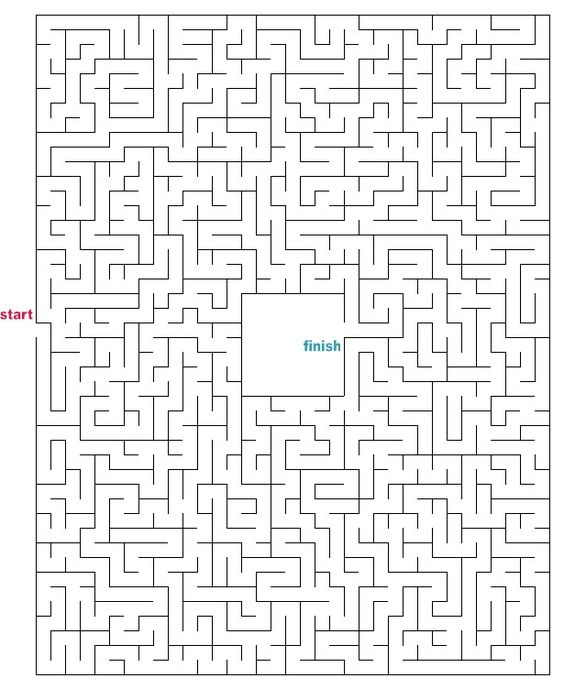
#> input picture maze5.jpg, 564 x 689 px
$ python dijkstra_algorithm.py
#> lines starting #> are read from the running program, lines starting #| are printed output that depends on the picture; after the words box and inside, x2 and y2 are one past the last pixel; in counts of white or black regions, pixels touching at a corner belong together
# -*- coding: utf-8 -*-
"""Dijkstra algorithm.ipynb

Automatically generated by Colaboratory.

"""
import heapq
import cv2
import matplotlib
import matplotlib.pyplot as plt
from Node_Dijkstra import Node_Dijkstra

# import numpy as np
# import heapq as heap

# file = 'maze.png'
file = 'maze5.jpg'

img = cv2.imread(file)  # read an image from a file using
#> img is the input picture: shape (689, 564, 3); mean B, G, R 237.5, 237.5, 237.5
cv2.circle(img, (5, 220), 3, (255, 0, 0), -1)  # add a circle at (5, 220)
#> img: shape (689, 564, 3); 0.01% of pixels changed, all inside (x1, y1, x2, y2) = (2, 217, 9, 224)
cv2.circle(img, (25, 5), 3, (0, 0, 255), -1)  # add a circle at (5,5)
#> img: shape (689, 564, 3); mean B, G, R 237.5, 237.5, 237.5
plt.figure(figsize=(7, 7))
plt.imshow(img)  # show the image
img = cv2.imread(file)
plt.show()

start_point = (330, 40)  # y = 5, x = 25
end_point = (330, 330)  # y = 220, x = 5
# start_point = (5, 25) # y = 5, x = 25
# end_point = (220, 5) # y = 220, x = 5
print(img.shape)
#| (689, 564, 3)

root_2 = 2 ** (1 / 2)
true_false_matrix = (img[:, :, 0]) > 200
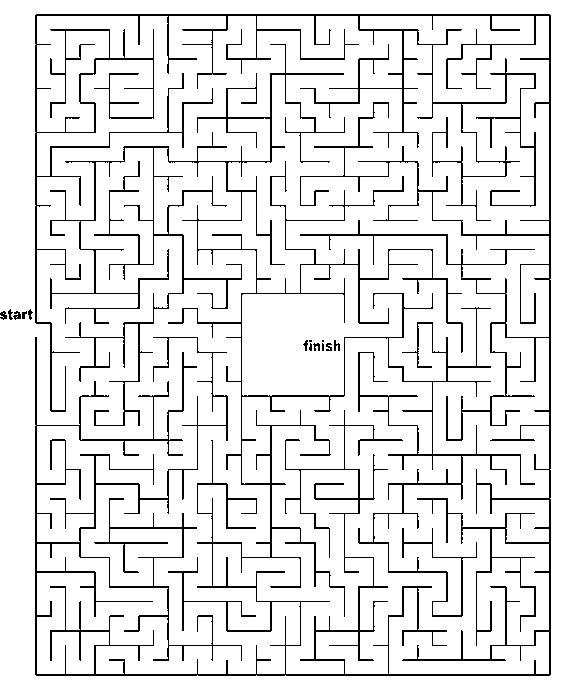
#> true_false_matrix: shape (689, 564) bool; 90.3% white; black in thin lines or dots
height_matrix = len(img)  # the max y 689
#> height_matrix = 689
width_matrix = len(img[0])  # the max x 564
#> width_matrix = 564
# neighbors_matrix = [[[] for i in range(height_matrix)] for j in range(width_matrix)]
parent_matrix = [[[None] for i in range(width_matrix)] for j in range(height_matrix)]
weight_matrix = [[float('inf') for i in range(width_matrix)] for j in range(height_matrix)]
visited_matrix = [[[False] for i in range(width_matrix)] for j in range(height_matrix)]


def dijkstra(img, start_point, end):
    heap = []
    sx, sy = start_point
    ex, ey = end
    heapq.heappush(heap, (0, start_point))
    current = (sx, sy)
    cx, cy = current
    weight_matrix[cx][cy] = 0
    while not visited_matrix[ex][ey][0]:
        cx, cy = current
        for neighbors in find_edge(cx, cy):
            nx, ny = neighbors
            if visited_matrix[nx][ny][0]:
                continue
            new_weight = weight_matrix[cx][cy] + set_weight(cx, cy, nx, ny)
            if new_weight < weight_matrix[nx][ny]:
                weight_matrix[nx][ny] = new_weight
                parent_matrix[nx][ny] = current
                heapq.heappush(heap, (new_weight, neighbors))
        visited_matrix[cx][cy][0] = True
        if len(heap) > 0:
            _, current = heapq.heappop(heap)


def create_path():
    pat = []
    node = end_point
    while node != start_point:
        pat.append(node)
        node = parent_matrix[node[0]][node[1]]
    return pat


def set_weight(source_x, source_y, destination_x, destination_y):
    if source_x == destination_x or source_y == destination_y:
        return 1
    else:
        return root_2


def find_edge(x, y):
    edge = []
    neighbors = [(x, y + 1), (x, y - 1), (x + 1, y), (x + 1, y + 1),
                 (x + 1, y - 1), (x - 1, y), (x - 1, y + 1), (x - 1, y + 1)]
    for point in neighbors:
        if 0 < point[0] < height_matrix and 0 < point[1] < width_matrix:
            # Maybe the length and width should be reversed
            if true_false_matrix[point]:
                edge.append(point)
    return edge


def drawPath(img, path, thickness=1):
    """path is a list of (x,y) tuples"""
    x0, y0 = path[0]
    for vertex in path[1:]:
        x1, y1 = vertex
        cv2.line(img, (y0, x0), (y1, x1), (255, 0, 0), thickness)
        x0, y0 = vertex


dijkstra(img, start_point, end_point)
path = create_path()
drawPath(img, path)
#> after the loop in drawPath, `for vertex in path[1:]:`:
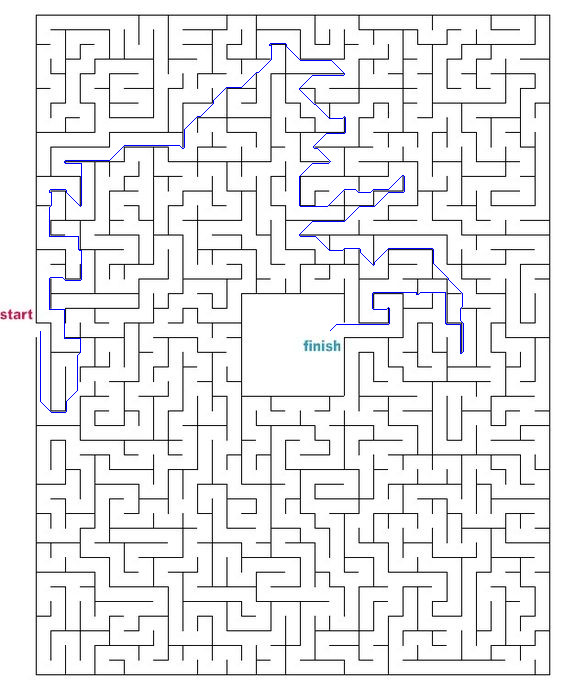
#> img: shape (689, 564, 3); 0.46% of pixels changed, all inside (x1, y1, x2, y2) = (40, 43, 464, 413)
# plt.figure(figsize=(7, 7))
plt.imshow(img)  # show the image on the screen
plt.show()
# print(len(true_false_matrix))
# print(len(img))
print(len(true_false_matrix[0]))
#| 564
# print(len(img[0]))

$ run again, with tree.png saved as maze5.jpg
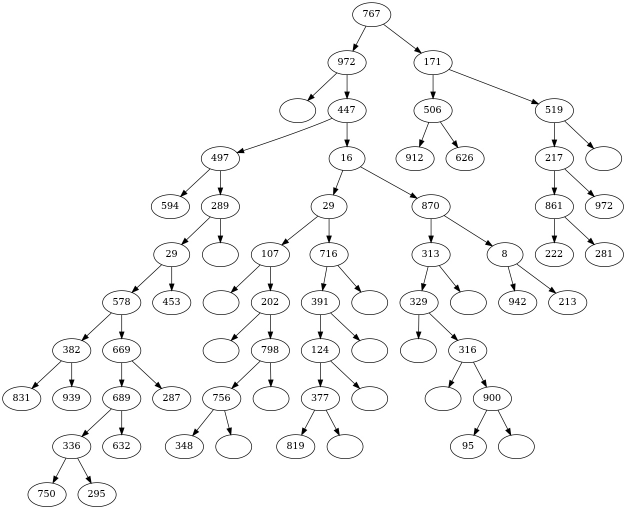
#> input picture tree.png, 1252 x 1019 px (shown at 1/2 size)
#> img is the input picture: shape (1019, 1252, 3); min 0, max 255, mean 248.1
#| (1019, 1252, 3)
#> `true_false_matrix = (img[:, :, 0]) > 200`:
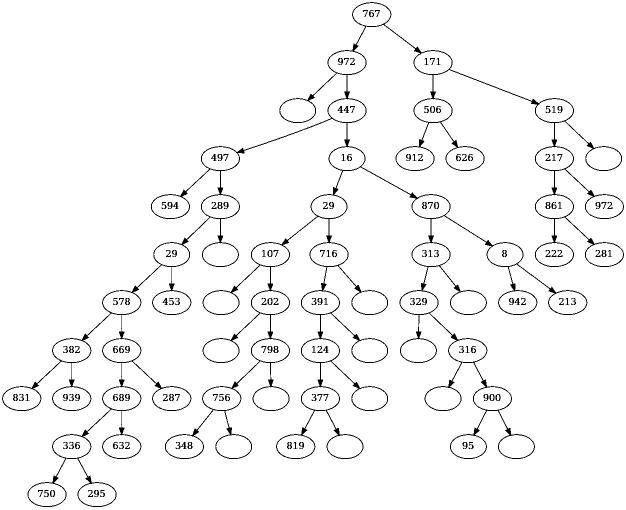
#> true_false_matrix: shape (1019, 1252) bool (shown at 1/2 size); 96.5% white; black in thin lines or dots
#> height_matrix = 1019
#> width_matrix = 1252
#| 1252

$ run again, with tree2.png saved as maze5.jpg
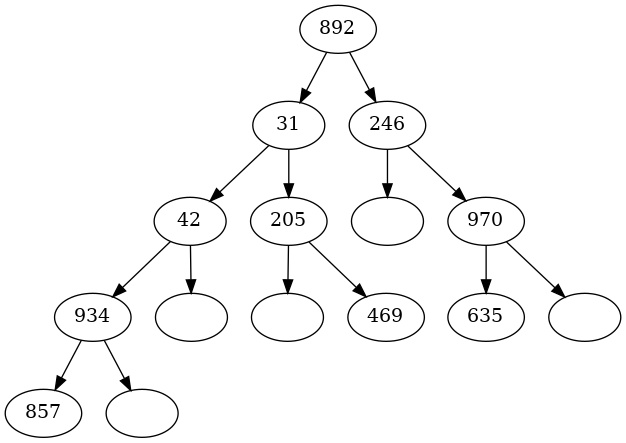
#> input picture tree2.png, 626 x 443 px
#> img is the input picture: shape (443, 626, 3); min 0, max 255, mean 248.1
#| (443, 626, 3)
#> `true_false_matrix = (img[:, :, 0]) > 200`:
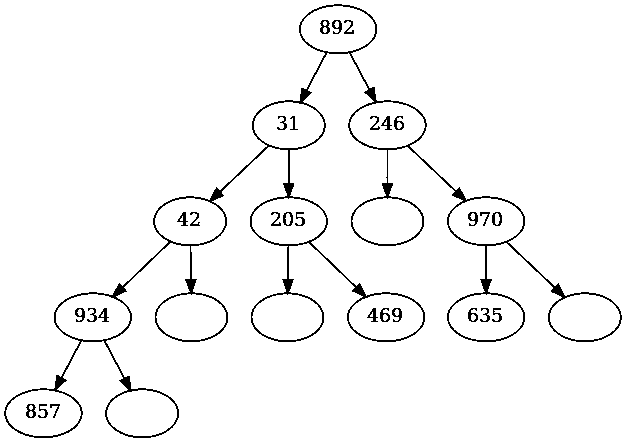
#> true_false_matrix: shape (443, 626) bool; 96.5% white; black in thin lines or dots
#> height_matrix = 443
#> width_matrix = 626
#> after the loop in drawPath, `for vertex in path[1:]:`:
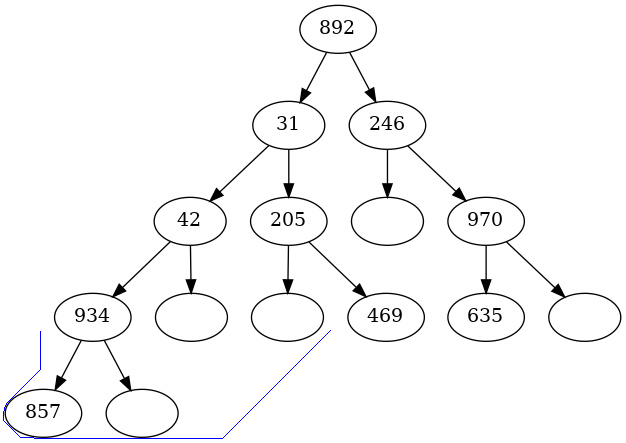
#> img: shape (443, 626, 3); 0.15% of pixels changed, all inside (x1, y1, x2, y2) = (3, 330, 331, 439)
#| 626
